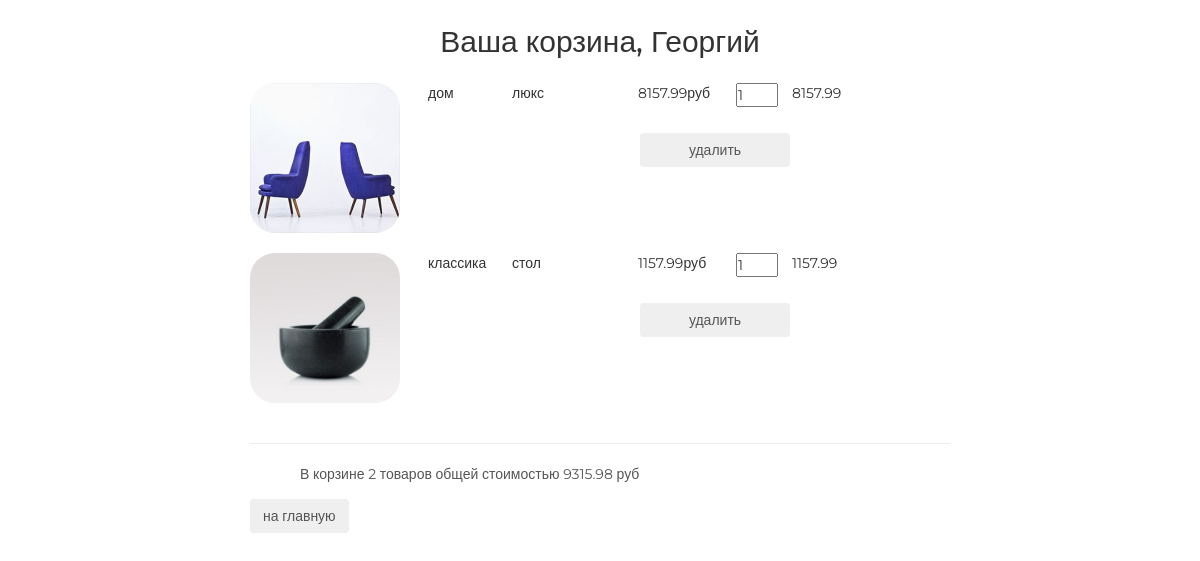
Page /basket/ (signed in) on the earlier database version.
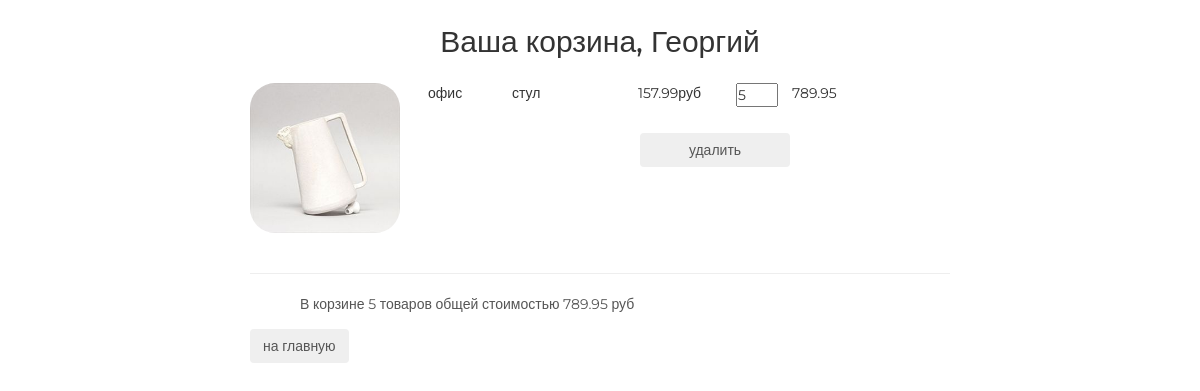
Same page on the later database version.
### basketapp/models.py (models this page shows)
class Basket(models.Model):
    user = models.ForeignKey(settings.AUTH_USER_MODEL, on_delete=models.CASCADE, related_name='basket')
    product = models.ForeignKey(Product, on_delete=models.CASCADE)
    quantity = models.PositiveSmallIntegerField(default=0)
    created_at = models.DateField(auto_now_add=True)
    @property
    def cost_product(self):
        return self.product.price * self.quantity
    @property
    def total_quantity(self):
        items = Basket.objects.filter(user=self.user)
        _total_quantity = sum(list(map(lambda x: x.quantity, items)))
        return _total_quantity
    @property
    def total_cost(self):
        items = Basket.objects.filter(user=self.user)
        _total_cost = sum(list(map(lambda x: x.cost_product, items)))
        return _total_cost

### mainapp/models.py (models this page shows, shortened)
class Product(models.Model):
    category = models.ForeignKey(ProductCategory, on_delete=models.CASCADE)
    name = models.CharField(max_length=128, verbose_name='Название')
    image = models.ImageField(upload_to='products_images', blank=True)
    short_desc = models.CharField(max_length=255, blank=True)
    description = models.TextField(verbose_name='Описание')
    price = models.DecimalField(max_digits=8, decimal_places=2, verbose_name='Цена', default=0)
    quantity = models.PositiveSmallIntegerField(default=0, verbose_name='Количество')
    is_active = models.BooleanField(default=True)
    class Meta:
        verbose_name = 'продукт'
        verbose_name_plural = 'продукты'

class ProductCategory(models.Model):
    name = models.CharField(max_length=64, unique=True, verbose_name='Название')
    description = models.TextField(verbose_name='Описание')
    is_active = models.BooleanField(default=True)
    class Meta:
        verbose_name = 'категория'
        verbose_name_plural = 'категории'

### authapp/models.py (models this page shows, shortened)
class ShopUser(AbstractUser):
    avatar = models.ImageField(upload_to='users', blank=True)
    age = models.PositiveSmallIntegerField(default=18, verbose_name='Возраст')

### basketapp/views.py (the view)
# urls.py: path('', basketapp.basket, name='basket'),
@login_required
def basket(request):
    context = {
        'basket_list': Basket.objects.filter(user=request.user)
    }
    return render(request, 'basketapp/basket.html', context)

### basketapp/templates/basketapp/basket.html
{% extends 'basketapp/base.html' %}
{% load static %}
{% block content %}
    <div class="basket_list">
        {% include 'basketapp/includes/inc_basket_list.html' %}
    </div>
    <button class="btn btn-round">
        <a href="{% url 'index' %}">на главную</a>
    </button>
{% endblock %}

### basketapp/templates/basketapp/includes/inc_basket_list.html
  {% for item in basket_list %}
    <div class="basket_record">
      <img src="/media/{{ item.product.image }}"
           alt="{{ item.product.short_desc }}">
      <span class="category_name">{{ item.product.category.name }}</span>
      <span class="product_name">{{ item.product.name }}</span>
      <span class="product_price">{{ item.product.price }}руб</span>
      <input type="number" name="{{ item.pk }}"
                           min="0"
                           value="{{ item.quantity }}" >
      <span class="product_cost">{{ item.cost_product }}</span>
      <button class="btn btn-round">
        <a href="{% url 'basketapp:basket_remove' item.pk %}" class="">
          удалить
        </a>
      </button>
    </div>
  {% endfor %}
    <hr>
  {% if basket_list %}
    <div class="basket_summary">
      В корзине {{ basket_list.0.total_quantity }} товаров общей стоимостью
                {{ basket_list.0.total_cost }} руб
    </div>
  {% endif %}

Differences in the rows shown:
removed Basket: product.image (picture), product.category.name "дом", product.name "люкс", product.price "8157.99", quantity "1", cost_product "8157.99", user+quantity "2", user+product+quantity "9315.98"
removed Basket: product.image (picture), product.category.name "классика", product.name "стол", product.price "1157.99", quantity "1", cost_product "1157.99"
added Basket: product.image (picture), product.category.name "офис", product.name "стул", product.price "157.99", quantity "5", cost_product "789.95", user+quantity "5", user+product+quantity "789.95"
